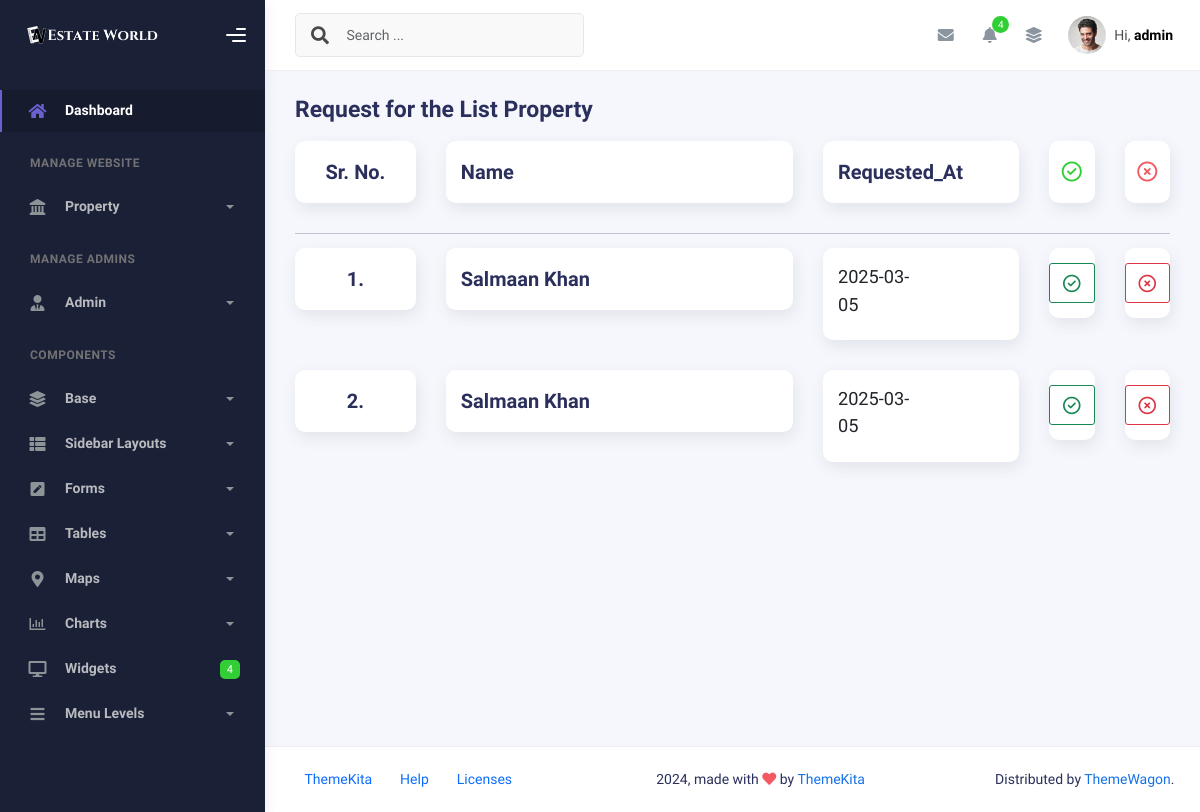
Page /admin-panel/main-php/prop_request.php (signed in) on the earlier database version.
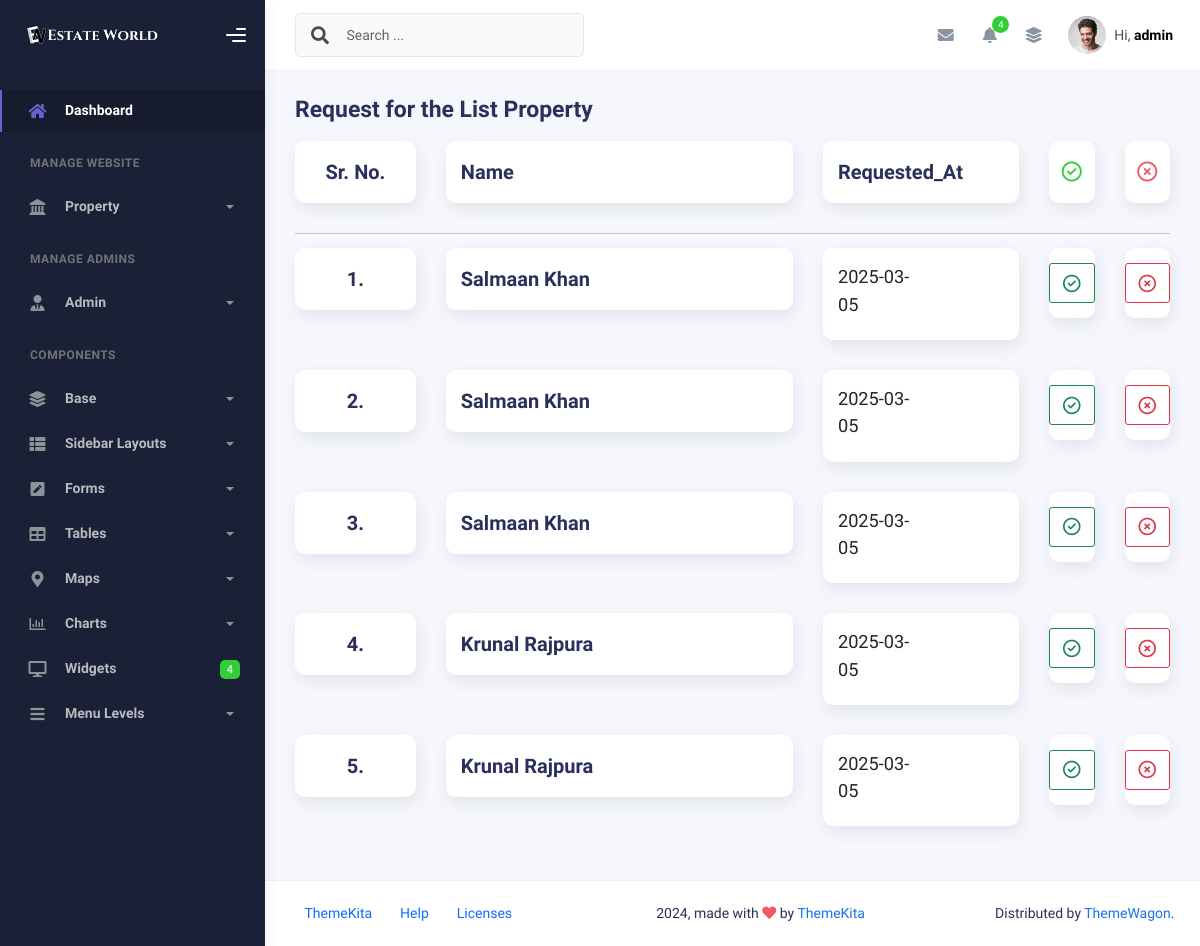
Same page on the later database version.
### tables this page shows
CREATE TABLE `alogin` (
  `a_id` int(11) NOT NULL,
  `a_name` varchar(255) NOT NULL,
  `a_email` varchar(255) NOT NULL,
  `a_number` varchar(20) DEFAULT NULL,
  `a_pass` varchar(255) NOT NULL,
  `created_at` timestamp NOT NULL DEFAULT current_timestamp(),
  `updated_at` timestamp NOT NULL DEFAULT current_timestamp() ON UPDATE current_timestamp()
);

CREATE TABLE `tbl_property_listing` (
  `p_id` int(11) NOT NULL,
  `c_id` int(11) DEFAULT NULL,
  `listingFor` varchar(20) NOT NULL,
  `propertyType` varchar(20) NOT NULL,
  `address` varchar(255) NOT NULL,
  `size` int(11) NOT NULL,
  `bedrooms` int(11) NOT NULL,
  `bathrooms` int(11) NOT NULL,
  `yearBuilt` int(11) NOT NULL,
  `furnishing` varchar(20) NOT NULL,
  `availableFrom` date NOT NULL,
  `price` decimal(10,2) NOT NULL,
  `additionalCosts` varchar(255) DEFAULT NULL,
  `interiorFeatures` text DEFAULT NULL,
  `exteriorFeatures` text DEFAULT NULL,
  `specialFeatures` text DEFAULT NULL,
  `nearbyAmenities` text DEFAULT NULL,
  `accessibility` text DEFAULT NULL,
  `description` text NOT NULL,
  `contactName` varchar(255) NOT NULL,
  `contactNumber` varchar(20) NOT NULL,
  `contactEmail` varchar(255) NOT NULL,
  `req_status` varchar(20) DEFAULT 'pending',
  `createdAt` timestamp NOT NULL DEFAULT current_timestamp(),
  `updatedAt` timestamp NOT NULL DEFAULT current_timestamp() ON UPDATE current_timestamp()
);

### function/function.php (called while the page is built, shortened)
<?php
function fetchData($conn, $tableName, $columns = '*', $where = '', $values = [])
{
    $sql = "SELECT $columns FROM $tableName";
    if ($where != '') {
        $sql .= " WHERE $where";
    }
    $stmt = $conn->prepare($sql);
    if (!empty($values)) {
        $types = '';
        foreach ($values as $value) {
            if (is_int($value)) {
                $types .= 'i';
            } elseif (is_float($value)) {
                $types .= 'd';
            } elseif (is_string($value)) {
                $types .= 's';
            } else {
                $types .= 'b';
            }
        }
        $stmt->bind_param($types, ...$values);
    }
    if ($stmt->execute()) {
        $result = $stmt->get_result();
        $data = [];
        while ($row = $result->fetch_assoc()) {
            $data[] = $row;
        }
    } else {
        die("Execute failed: " . $stmt->error);
    }
    return $data;
}
?>

### admin-panel/main-php/prop_request.php (the view, shortened to what the changed rows need)
<?php include '../../globalvar/globalvariable.php'; ?>
<?php include  $connToPan . 'config.php'; ?>
<?php include  $mphpToInc . 'header.php'; ?>
<?php include  $mphpToInc . 'sidebar.php'; ?>
<?php include  $funToPan . 'function.php'; ?>
<?php include  $mphpToInc . 'navbar.php'; ?>
<?php
$fetchData = $conn->prepare("SELECT tbl_property_listing.createdAt, login.c_name, tbl_property_listing.p_id, login.c_id
                            FROM tbl_property_listing
                            JOIN login ON tbl_property_listing.c_id = login.c_id WHERE tbl_property_listing.req_status = 'pending' ");
$fetchData->execute();
$fetchData->bind_result($createdAt, $c_name, $p_id, $c_id);
if (true) {
?>
    <div class="container">
        <div class="page-inner">
            <?php
            $date = new DateTime($createdAt);
            $count = 1;
            while ($fetchData->fetch()) {
            ?>
                <div class="row">
                    <div class="col-sm-6 col-md-2">
                        <div class="card card-stats card-round">
                            <div class="card-body">
                                <div class="row">
                                    <div class="numbers d-flex justify-content-center">
                                        <h4 class="card-title"><?php echo $count; ?>.</h4>
                                    </div>
                                </div>
                            </div>
                        </div>
                    </div>
                    <div class="col-sm-6 col-md-5">
                        <div class="card card-stats card-round">
                            <div class="card-body">
                                <div class="row">
                                    <div class="col-7 col-stats">
                                        <div class="numbers">
                                            <a href="prop_details.php?p_id=<?php echo $p_id; ?>&c_id=<?php echo $c_id; ?>" title="View Details" class="card-title"><?php echo $c_name; ?></a>
                                        </div>
                                    </div>
                                </div>
                            </div>
                        </div>
                    </div>
                    <div class="col-sm-6 col-md-3">
                        <div class="card card-stats card-round">
                            <div class="card-body">
                                <div class="row">
                                    <div class="col-7 col-stats">
                                        <div class="numbers">
                                            <h5 class=""><?php echo $date->format('Y-m-d'); ?></h5>
                                        </div>
                                    </div>
                                </div>
                            </div>
                        </div>
                    </div>
                    <div class="col-sm-6 col-md-1">
                        <div class="card card-stats card-round">
                            <div class="card-body">
                                <div class="row">
                                    <div class="d-flex justify-content-center">
                                        <button title="Accept" class="btn btn-outline-success btn-sm" data-toggle="modal" data-target="#acceptModalNo<?php echo $p_id; ?>"><i class="fa-regular fa-circle-check fs-5 mt-1"></i></button>
                                    </div>
                                </div>
                            </div>
                        </div>
                    </div>
                    <div class="col-sm-6 col-md-1">
                        <div class="card card-stats card-round">
                            <div class="card-body">
                                <div class="row">
                                    <div class="d-flex justify-content-center">
                                        <button title="Reject" class="btn btn-outline-danger btn-sm" data-toggle="modal" data-target="#rejectModalNo<?php echo $p_id; ?>"><i class="fa-regular fa-circle-xmark fs-5 mt-1"></i></button>
                                    </div>
                                </div>
                            </div>
                        </div>
                    </div>
                </div>
            <?php
                $count++;
            }
            ?>
        </div>
    </div>
<?php } ?>
<?php include  $mphpToInc . 'footer.php'; ?>
<?php include  $mphpToInc . 'endlinks.php'; ?>

### admin-panel/includes/navbar.php (shortened to what the changed rows need)
<div class="main-panel">
  <div class="main-header">
    <nav class="navbar navbar-header navbar-header-transparent navbar-expand-lg border-bottom">
      <div class="container-fluid">
        <ul class="navbar-nav topbar-nav ms-md-auto align-items-center">
          <li class="nav-item topbar-user dropdown hidden-caret">
            <a class="dropdown-toggle profile-pic" data-bs-toggle="dropdown" href="#" aria-expanded="false">
              <span class="profile-username">
                <span class="op-7">Hi,</span>
                <?php
                $where = 'a_email = ?';
                $values = [$_SESSION['aemail']];
                $data = fetchData($conn, 'alogin', '*', $where, $values);
                foreach ($data as $row) {
                ?>
                  <span class="fw-bold"><?php echo $row['a_name']; ?></span>
                <?php } ?>
              </span>
            </a>
          </li>
        </ul>
      </div>
    </nav>
  </div>

Differences in the rows shown:
added tbl_property_listing: c.c_name "Salmaan Khan"
added tbl_property_listing: c.c_name "Krunal Rajpura"
added tbl_property_listing: c.c_name "Krunal Rajpura"
